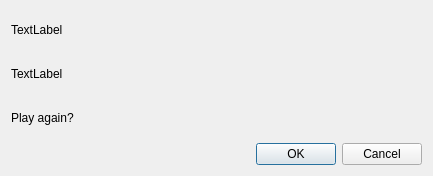
<?xml version="1.0" encoding="UTF-8"?>
<ui version="4.0">
 <class>Dialog</class>
 <widget class="QDialog" name="Dialog">
  <property name="geometry">
   <rect>
    <x>0</x>
    <y>0</y>
    <width>433</width>
    <height>176</height>
   </rect>
  </property>
  <property name="windowTitle">
   <string>Dialog</string>
  </property>
  <layout class="QGridLayout" name="gridLayout">
   <item row="2" column="0">
    <widget class="QLabel" name="label">
     <property name="text">
      <string>Play again?</string>
     </property>
    </widget>
   </item>
   <item row="3" column="0">
    <widget class="QDialogButtonBox" name="buttonBox">
     <property name="orientation">
      <enum>Qt::Horizontal</enum>
     </property>
     <property name="standardButtons">
      <set>QDialogButtonBox::Cancel|QDialogButtonBox::Ok</set>
     </property>
    </widget>
   </item>
   <item row="0" column="0">
    <widget class="QLabel" name="lblFirstPlayer">
     <property name="text">
      <string>TextLabel</string>
     </property>
    </widget>
   </item>
   <item row="1" column="0">
    <widget class="QLabel" name="lblSecondPlayer">
     <property name="text">
      <string>TextLabel</string>
     </property>
    </widget>
   </item>
  </layout>
 </widget>
 <resources/>
 <connections>
  <connection>
   <sender>buttonBox</sender>
   <signal>accepted()</signal>
   <receiver>Dialog</receiver>
   <slot>accept()</slot>
   <hints>
    <hint type="sourcelabel">
     <x>248</x>
     <y>254</y>
    </hint>
    <hint type="destinationlabel">
     <x>157</x>
     <y>274</y>
    </hint>
   </hints>
  </connection>
  <connection>
   <sender>buttonBox</sender>
   <signal>rejected()</signal>
   <receiver>Dialog</receiver>
   <slot>reject()</slot>
   <hints>
    <hint type="sourcelabel">
     <x>316</x>
     <y>260</y>
    </hint>
    <hint type="destinationlabel">
     <x>286</x>
     <y>274</y>
    </hint>
   </hints>
  </connection>
 </connections>
</ui>
